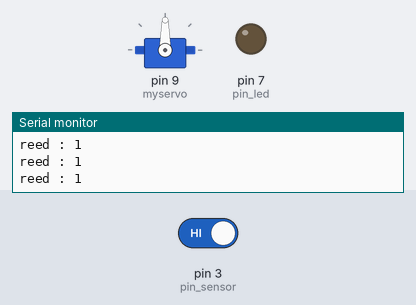
Bench run of a sketch on a simulated Arduino Uno, built with avr-gcc and run on an emulated ATmega328P. On the bench: servo, output pins drawn as LEDs (lit = HIGH), the last lines printed to the serial monitor. Inputs (shaded band) come from the test bench; at power-on: pin 3 (pin_sensor) HIGH.

Above: at 2.8 s.
2.9 s: pin 3 (pin_sensor) driven LOW
At 4.2 s:
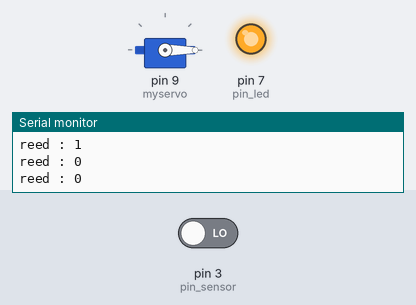
4.5 s: pin 3 (pin_sensor) driven HIGH
At 5.9 s:
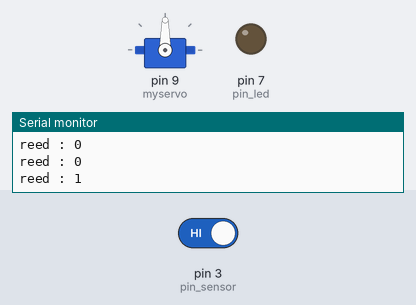
Timing chart, 0 to 7.5 s (numbered marks = the images above; inputs shaded):
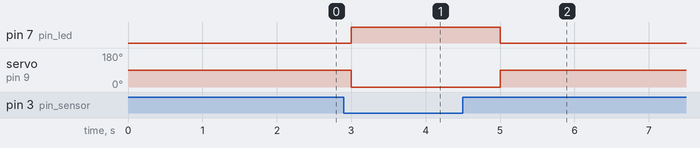

Measured:
- after the input at 2.9 s, pin 7 (pin_led): LOW → HIGH after 0.10 s; servo on pin 9 (myservo): 90° → 0° after 0.10 s
- after the input at 4.5 s, pin 7 (pin_led): HIGH → LOW after 0.50 s; servo on pin 9 (myservo): 0° → 90° after 0.50 s

The sketch:

reed_sensor_quiz_181227.ino
```cpp
#include <Servo.h>

Servo myservo;

int pin_sensor = 3;
int pin_led = 7;

void setup() {
  Serial.begin(9600);
  pinMode(pin_led, OUTPUT);
  pinMode(pin_sensor, INPUT);
  myservo.attach(9);
}

void loop() {
  int reedSW = digitalRead(pin_sensor);

  if(reedSW == LOW) {
    digitalWrite(pin_led, HIGH);
    myservo.write(0);

  } else {
    digitalWrite(pin_led, LOW);
    myservo.write(90);
  }
  Serial.print("reed : ");
  Serial.println(reedSW);
  delay(1000);
}
```
